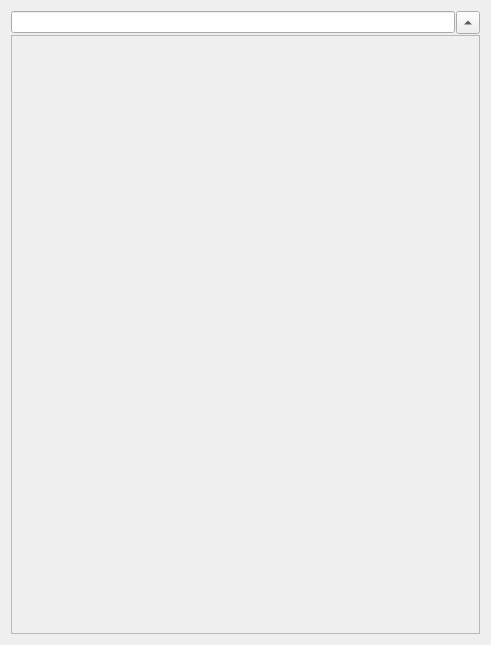
<?xml version="1.0" encoding="UTF-8"?>
<ui version="4.0">
 <class>ParametersManagerWidget</class>
 <widget class="QWidget" name="ParametersManagerWidget">
  <property name="geometry">
   <rect>
    <x>0</x>
    <y>0</y>
    <width>491</width>
    <height>645</height>
   </rect>
  </property>
  <property name="windowTitle">
   <string>Parameter Setting</string>
  </property>
  <layout class="QVBoxLayout" name="verticalLayout" stretch="0,5,0">
   <property name="spacing">
    <number>1</number>
   </property>
   <item>
    <layout class="QHBoxLayout" name="horizontalLayout">
     <item>
      <widget class="QLineEdit" name="filterLE">
       <property name="toolTip">
        <string>Filter</string>
       </property>
      </widget>
     </item>
     <item>
      <widget class="QToolButton" name="filterTB">
       <property name="toolTip">
        <string>Clear filter</string>
       </property>
       <property name="text">
        <string/>
       </property>
       <property name="popupMode">
        <enum>QToolButton::DelayedPopup</enum>
       </property>
       <property name="arrowType">
        <enum>Qt::UpArrow</enum>
       </property>
      </widget>
     </item>
    </layout>
   </item>
   <item>
    <widget class="QScrollArea" name="scrollArea">
     <property name="widgetResizable">
      <bool>true</bool>
     </property>
     <widget class="QWidget" name="scrollAreaWidgetContents">
      <property name="geometry">
       <rect>
        <x>0</x>
        <y>0</y>
        <width>471</width>
        <height>599</height>
       </rect>
      </property>
      <layout class="QVBoxLayout" name="verticalLayout_2" stretch="0">
       <property name="spacing">
        <number>1</number>
       </property>
       <property name="margin">
        <number>0</number>
       </property>
       <item>
        <layout class="QVBoxLayout" name="mainWidget">
         <property name="spacing">
          <number>1</number>
         </property>
        </layout>
       </item>
      </layout>
     </widget>
    </widget>
   </item>
   <item>
    <spacer name="verticalSpacer_2">
     <property name="orientation">
      <enum>Qt::Vertical</enum>
     </property>
     <property name="sizeHint" stdset="0">
      <size>
       <width>0</width>
       <height>0</height>
      </size>
     </property>
    </spacer>
   </item>
  </layout>
 </widget>
 <resources/>
 <connections/>
</ui>
